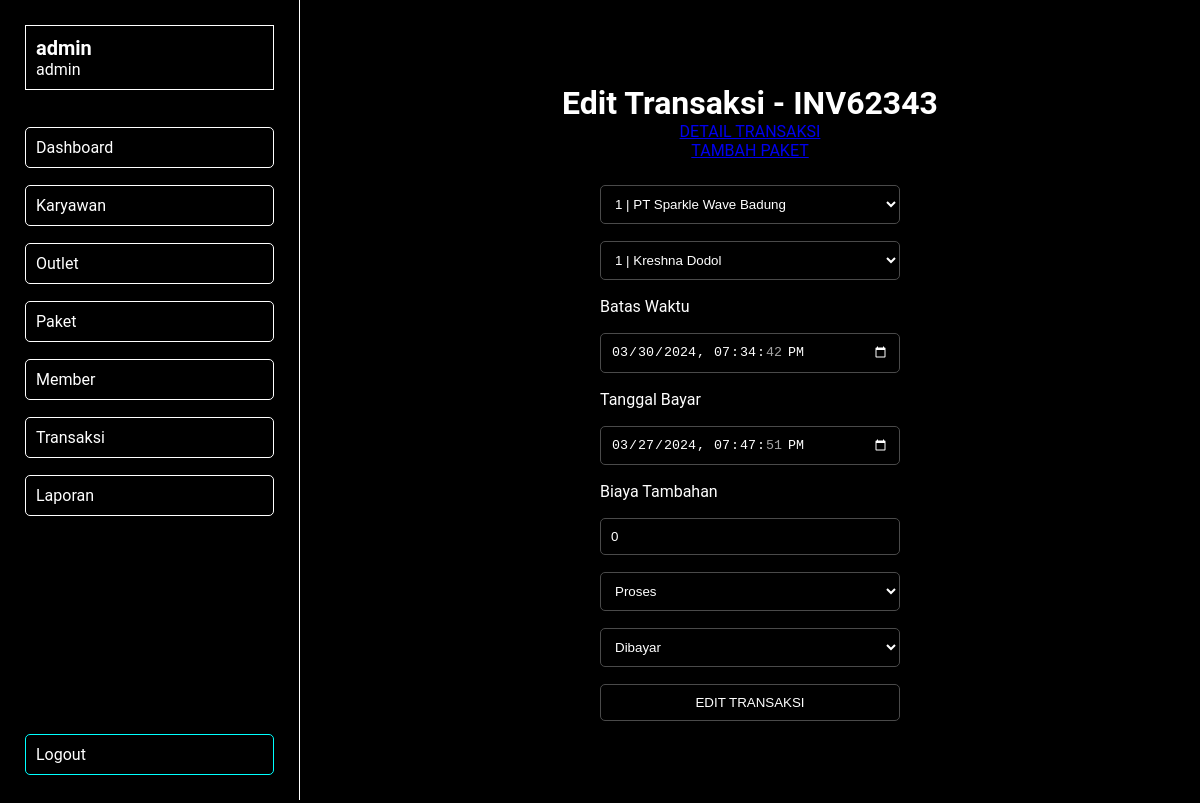
Screenshot of /views/admin_panel/panel.php?page=edit_transaksi&id=30 (signed in) with the database file from the repository.
### tables this page shows
CREATE TABLE `tb_transaksi` (
  `id` int NOT NULL,
  `id_outlet` int NOT NULL,
  `kode_invoice` varchar(100) NOT NULL,
  `id_member` int NOT NULL,
  `tgl` datetime NOT NULL,
  `batas_waktu` datetime NOT NULL,
  `tgl_bayar` datetime DEFAULT NULL,
  `biaya_tambahan` int NOT NULL,
  `diskon` double NOT NULL,
  `pajak` double NOT NULL,
  `status` enum('baru','proses','selesai','diambil') NOT NULL,
  `dibayar` enum('dibayar','belum_dibayar') NOT NULL,
  `id_user` int NOT NULL
);

CREATE TABLE `tb_outlet` (
  `id` int NOT NULL,
  `nama` varchar(100) NOT NULL,
  `alamat` text NOT NULL,
  `tlp` varchar(15) NOT NULL
);

CREATE TABLE `tb_member` (
  `id` int NOT NULL,
  `nama` varchar(100) NOT NULL,
  `alamat` text NOT NULL,
  `jenis_kelamin` enum('L','P') NOT NULL,
  `tlp` varchar(15) NOT NULL
);

### views/admin_panel/c/edit/edit_transaksi.php (the view, shortened to what this page needs)
<div class="form-container">
    <?php
        $id = @$_GET['id'];
        $query = "SELECT * FROM tb_transaksi WHERE id = '$id'";
        $result = mysqli_query($koneksi, $query);
        $data = mysqli_fetch_assoc($result);
    ?>
    <h1 class="title">Edit Transaksi - <?= $data['kode_invoice'] ?></h1>
    <a href="?page=detail_transaksi&id=<?= $id ?>">DETAIL TRANSAKSI</a>
    <a href="?page=tambah_transaksi_paket&id_transaksi=<?= $id ?>">TAMBAH PAKET</a>
    <form class="box-form" action="?page=proses_edit_transaksi&id=<?= $id ?>" method="post">
        <select name="id_outlet" id="" required>
            <?php
                $query = "SELECT id, nama FROM tb_outlet";
                $result = mysqli_query($koneksi, $query);
                while($dataOutlet = mysqli_fetch_assoc($result)) {
                    echo "
                        <option value='$dataOutlet[id]'
                            ". ($dataOutlet['id'] == $data['id_outlet'] ? 'selected' : '') . "
                        >$dataOutlet[id] | $dataOutlet[nama]</option>
                    ";
                }
                ?>
        </select>
        <select name="id_member" id="" required>
            <?php
                $query = "SELECT id, nama FROM tb_member";
                $result = mysqli_query($koneksi, $query);
                while($dataMember = mysqli_fetch_assoc($result)) {
                    echo "
                        <option value='$dataMember[id]'
                            ". ($dataMember['id'] == $data['id_member'] ? 'selected' : '') . "
                        >$dataMember[id] | $dataMember[nama]</option>
                    ";
                }
                ?>
        </select>
        <label for="batas_waktu">Batas Waktu</label>
        <input type="datetime-local" name="batas_waktu" id="batas_waktu" placeholder="Batas Waktu" value="<?= $data['batas_waktu']; ?>" required>
        <label for="tgl_bayar">Tanggal Bayar</label>
        <input type="datetime-local" name="tgl_bayar" placeholder="Optional: Tanggal Bayar" id="tgl_bayar" value="<?= $data['tgl_bayar']; ?>" required>
        <label for="biaya_tambahan">Biaya Tambahan</label>
        <input type="number" name="biaya_tambahan" placeholder="0, jika tidak ada Biaya Tambahan" id="biaya_tambahan" value="<?= $data['biaya_tambahan']; ?>" required>
        <select name="status" id="" required>
            <option
                value="proses"
                <?php if ($data['status'] == 'proses') {echo "selected";} ?>
            >
              Proses
            </option>
        </select>
        <select name="dibayar" id="">
            <option
                value="dibayar"
                <?php if($data['dibayar'] == 'dibayar') {echo "selected";}?>
            >
              Dibayar
            </option>
        </select>
        <input type="submit" class="submit" name="submit" value="EDIT TRANSAKSI">
    </form>
</div>

### views/admin_panel/css_panel/form.css (style rules this page uses)
body { background-color: black; font-family: "Roboto", sans-serif; height: 100vh; overflow-x: hidden; color: white; }
.form-container { display: flex; align-items: center; justify-content: center; flex-direction: column; min-height: 100vh; padding-top: 50px; padding-bottom: 50px; margin-bottom: 50px; overflow-y: auto; }
.box-form { display: flex; flex-direction: column; padding: 25px; width: 350px; min-height: 120px; height: auto; gap: 17px; }
.box-form input, .box-form select, .box-form textarea { color-scheme: dark; outline: none; padding: 10px; background: none; border: 1px solid #4a4a4a; border-radius: 5px; color: white; transition: 150ms ease-in-out; }
.box-form input.submit { color: white; margin-top: auto; cursor: pointer; }
.box-form select option { background-color: black; }

### views/admin_panel/css_panel/panel.css (style rules this page uses)
* { margin: 0; padding: 0; box-sizing: border-box; }
body { background-color: black; min-height: 100vh; }
h1, h2, h3, h4, h5, h6, p, input, select, textarea, div, span { color: white; }

### views/admin_panel/css_panel/sidebar.css (style rules this page uses)
body { padding-left: 300px; font-family: "Roboto", sans-serif; }

### views/admin_panel/css_panel/detail_transaksi.css (style rules this page uses)
body { min-height: auto; height: min-content !important; }

### rows the page displays
tb_transaksi: kode_invoice "INV62343", id_outlet "1 | PT Sparkle Wave Badung", id_member "1 | Kreshna Dodol", batas_waktu "03/30/2024 19:34:42", tgl_bayar "03/27/2024 19:47:51", biaya_tambahan "0", status "Proses", dibayar "Dibayar"

### other values shown
$username "admin"
$role "admin"
